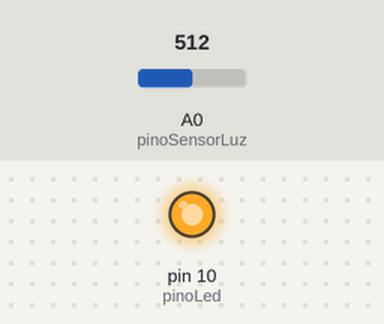
Simulated run of this sketch. Board: Arduino Uno, built with avr-gcc and run on an emulated ATmega328P. On the bench: output pins drawn as LEDs (lit = HIGH). The test bench sets the inputs (shaded band); at power-on: A0 (pinoSensorLuz) = 512.

Above: at 1.2 s.
1.3 s: A0 (pinoSensorLuz) set to 738
2.8 s: A0 (pinoSensorLuz) set to 766
At 4.0 s:
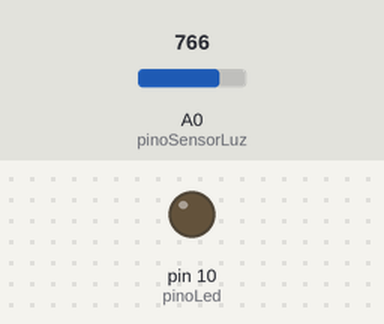
4.3 s: A0 (pinoSensorLuz) set to 740
At 5.1 s:
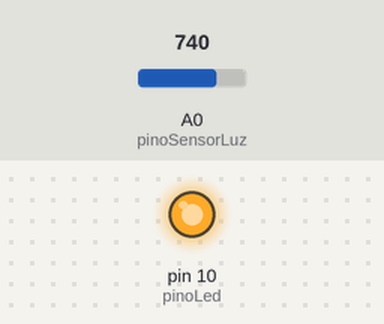
5.8 s: A0 (pinoSensorLuz) set to 760
At 6.5 s:
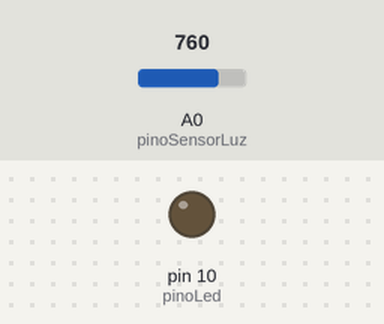
Timing chart, 0 to 8.3 s (numbered marks = the images above; inputs shaded):
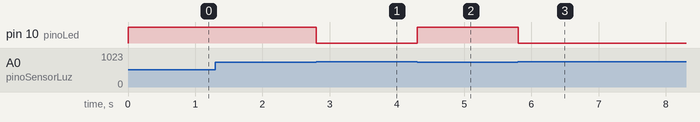

The sketch:

Exe_9_Sensor_de_luz.ino
```cpp
// CODIGO: Sensor de luz ambiente

// AUTOR: MAKERHERO

//----------------Declara as variaveis do codigo----------------

int pinoLed = 10;                                     // Declara a variavel pinoLed e atribui o valor 10 a ela

int pinoSensorLuz = A0;                               // Declara a variavel pinoSensorLuz e atribui o valor A0 a ela

int valorLuz = 0;                                     // Declara a variavel valorLuz e atribui o valor 0 a ela

//----------------Funcao executada uma vez na inicializacao do sistema----------------

void setup() {

  pinMode(pinoLed,OUTPUT);                            // Configura a porta 10 (valor da variável pinoLed) como saida

}

//----------------Funcao executada repetidamente enquanto o sistema estiver ligado----------------

void loop() {

  valorLuz = analogRead(pinoSensorLuz);               // Lê o valor do sensor de luminosidade (de 0 a 1023) e atribui o valor lido a variavel valorLuz

  if(valorLuz<750) {                                  // Se o valor da variavel valorLuz for menor que 750, executa as instrucoes entre chaves

    digitalWrite(pinoLed,HIGH);                       // Acende o LED

  } else {                                            // Caso contrario (valorLuz maior que 750), executa as instrucoes entre chaves

    digitalWrite(pinoLed,LOW);                        // Apaga o LED

  }

  delay(10);                                          // Aguarda 10 milissegundos

}
```

Measured:
- the behaviour switches between 749 and 750 on A0 (pinoSensorLuz) (found by bisection; images 0 and 1)
- after the input at 1.3 s, every drawn part: stays the same
- after the input at 2.8 s, pin 10 (pinoLed): HIGH → LOW at once
- after the input at 4.3 s, pin 10 (pinoLed): LOW → HIGH at once
- after the input at 5.8 s, pin 10 (pinoLed): HIGH → LOW at once
